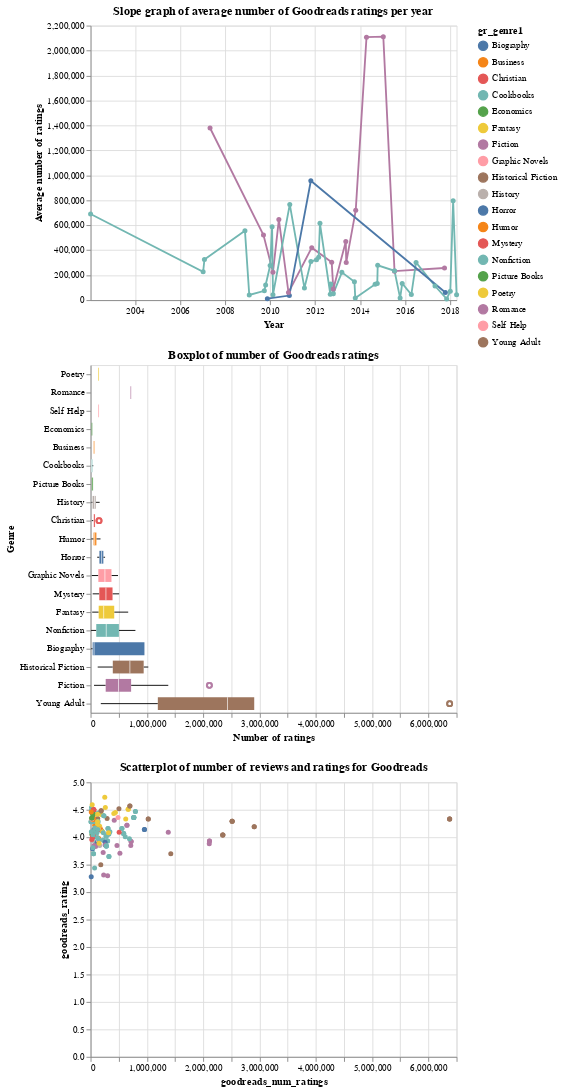

Notebook code for this chart:
### Code cell
selection = alt.selection_interval(encodings = ['x'], resolve='intersect')
gd_multiview = alt.vconcat(slope_graph_gd.add_selection(selection), 
    boxplot_gd.transform_filter(selection), scatterplot_gd.transform_filter(selection))
gd_multiview

### Figure 1 — Vega-Lite specification as saved in the notebook (floating-point values rounded to 4 significant figures; data arrays with more than 128 entries replaced by an {"elided": "..."} marker saying what was removed)
{"config": {"view": {"continuousWidth": 400, "continuousHeight": 300}}, "vconcat": [{"mark": {"type": "line", "opacity": 0.5, "point": true}, "encoding": {"color": {"field": "gr_genre1", "type": "nominal"}, "opacity": {"condition": {"value": 1.0, "selection": "selector023"}, "value": 0.2}, "tooltip": {"field": "gr_genre1", "type": "nominal"}, "x": {"field": "goodreads_publish_date", "title": "Year", "type": "temporal"}, "y": {"aggregate": "mean", "field": "goodreads_num_ratings", "title": "Average number of ratings", "type": "quantitative"}}, "selection": {"selector023": {"type": "multi", "fields": ["gr_genre1"], "bind": "legend"}, "selector027": {"type": "interval", "encodings": ["x"], "resolve": "intersect"}}, "title": "Slope graph of average number of Goodreads ratings per year", "transform": [{"filter": "(((((datum.gr_genre1 === 'Nonfiction') || (datum.gr_genre1 === 'Fiction')) || (datum.gr_genre1 === 'Audiobook')) || (datum.gr_genre1 === 'Adult')) || (datum.gr_genre1 === 'Biography'))"}], "width": {"step": 100}}, {"mark": "boxplot", "encoding": {"color": {"field": "gr_genre1", "type": "nominal"}, "x": {"field": "goodreads_num_ratings", "title": "Number of ratings", "type": "quantitative"}, "y": {"field": "gr_genre1", "sort": ["Poetry", "Romance", "Self Help", "Economics", "Business", "Cookbooks", "Picture Books", "History", "Christian", "Humor", "Horror", "Graphic Novels", "Mystery", "Fantasy", "Nonfiction", "Biography", "Historical Fiction", "Fiction", "Young Adult"], "title": "Genre", "type": "nominal"}}, "title": "Boxplot of number of Goodreads ratings", "transform": [{"filter": {"selection": "selector027"}}]}, {"mark": {"type": "circle", "opacity": 0.6}, "encoding": {"color": {"field": "gr_genre1", "type": "nominal"}, "opacity": {"condition": {"value": 1.0, "selection": "selector025"}, "value": 0.2}, "x": {"field": "goodreads_num_ratings", "type": "quantitative"}, "y": {"field": "goodreads_rating", "type": "quantitative"}}, "selection": {"selector025": {"type": "multi", "fields": ["gr_genre1"], "bind": "legend"}}, "title": "Scatterplot of number of reviews and ratings for Goodreads", "transform": [{"filter": {"selection": "selector027"}}]}], "data": {"name": "data-32430c9fc5daefd27cebb5637feb4e19"}, "$schema": "https://vega.github.io/schema/vega-lite/v4.17.0.json", "datasets": {"data-32430c9fc5daefd27cebb5637feb4e19": {"elided": "165 records"}}}
